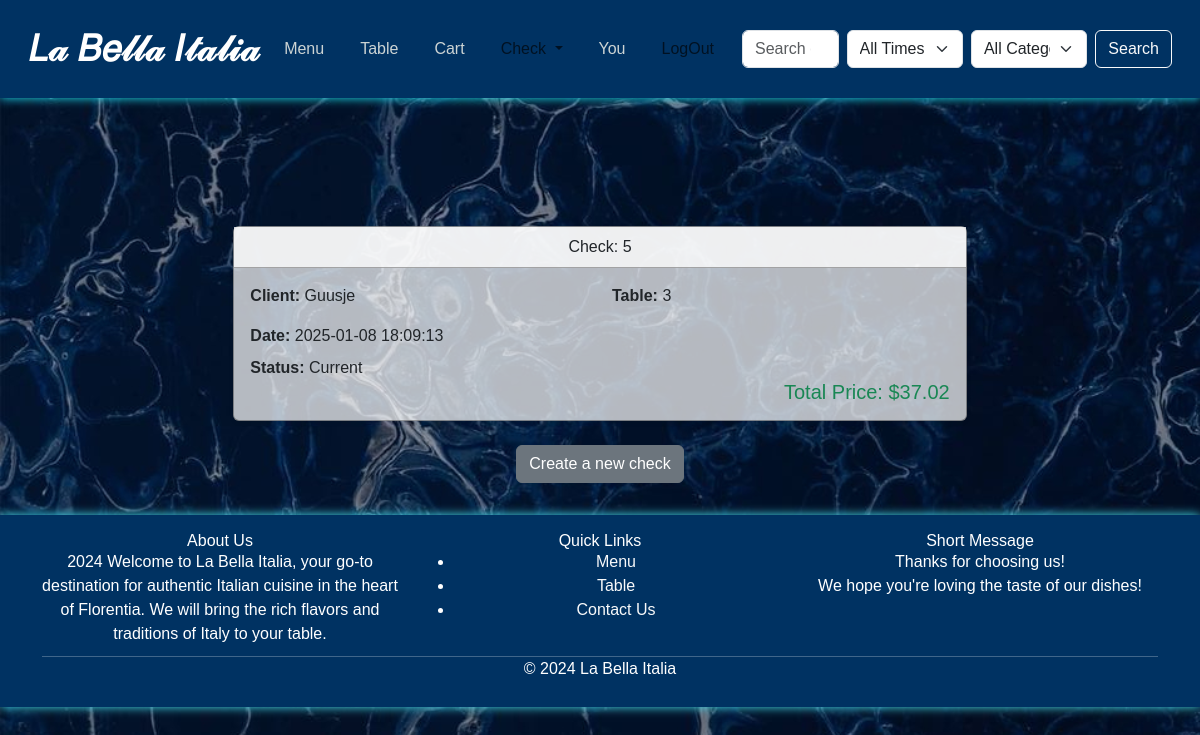
The page /checks/current/ (signed in) on the database its author committed.
### project/models.py (models this page shows, shortened)
class Check(models.Model):
    STATUS = [
        ("Paid", "Paid"),
        ("Want to pay", "Want to pay"),
        ("Current", "Current")
    ]
    id_client = models.ForeignKey(User, on_delete=models.CASCADE)
    id_table = models.ForeignKey('Table', on_delete=models.CASCADE)
    date = models.DateTimeField(auto_now_add=True, editable=True)
    status = models.CharField(max_length=20, choices=STATUS, default="Current")
    def calculate_price(self):
        if not self.id_client or not self.id_table:
            return 0.00
        total = 0
        btw = 21
        all_orders = self.orders.all()
        print(f'All orders related to check ID {self.id}: {[order.id for order in all_orders]}')
        print(f'Calculating price for check ID: {self.id}.')
        for order in all_orders:
            print(f'Processing Order ID: {order.id}, Number: {order.number}')
            for dish in order.id_dishes.all():
                print(f'Found Dish: {dish.name} in Order ID: {order.id}')
                latest_price = DishPrice.objects.filter(dish=dish, date__lte=self.date).order_by('-date').first()
                if latest_price:
                    dish_total = latest_price.price * order.number
                    total += dish_total
                    print(f'Dish: {dish.name}, Price: {latest_price.price:.2f}, Quantity: {order.number}, Total: {dish_total:.2f}')
                else:
                    print(f'No price found for Dish: {dish.name}')
        latest_table_price = TablePrice.objects.filter(table=self.id_table, date__lte=self.date).order_by('-date').first()
        if latest_table_price:
            total += latest_table_price.price
        discount = CartOfPrivileges.objects.filter(id_client=self.id_client).first()
        if discount:
            discount_percentage = int(discount.discount)
            total *= Decimal(1 - (discount_percentage / 100))
        if btw:
            print("btw")
            total = total * Decimal(1 + btw / 100)
        return total

class Table(models.Model):
    ZONE = [
        ("Indoors", "indoors"),
        ("Outdoors", "outdoors")
    ]
    SORT = [
        ("VIP", "vip"),
        ("General", "general"),
        ("Appointment", "appointment")
    ]
    name = models.CharField(max_length=255)
    number_of_people = models.IntegerField()
    zone = models.CharField(max_length=10, choices=ZONE)
    sort = models.CharField(max_length=20, choices=SORT)
    image = models.ImageField(upload_to="table_img/", blank=True, null=True)

class Order(models.Model):
    id_client = models.ForeignKey(User, on_delete=models.CASCADE)
    id_dishes = models.ManyToManyField(Dish, blank=True)
    id_check = models.ForeignKey(Check, on_delete=models.CASCADE, blank=True, null=True, related_name="orders")
    number = models.IntegerField()
    date = models.DateTimeField(auto_now_add=True)

class Dish(models.Model):
    SORTDT = [
        ("Breakfast", "breakfast"),
        ("Lunch", "lunch"),
        ("Dinner", "dinner")
    ]
    SORT = [
        ("Appetizers", "appetizers"),
        ("Main Courses", "main"),
        ("Side Dishes", "side"),
        ("Desserts", "desserts"),
        ("Beverages", "beverages"),
        ("Soups", "soups"),
        ("Salads", "salads")
    ]
    name = models.CharField(max_length=255)
    ingredients = models.TextField()
    gram = models.CharField(max_length=255)
    sort_daytime = models.CharField(max_length=15, choices=SORTDT, blank=True, null=True)
    sort = models.CharField(max_length=50, choices=SORT)
    allergies = models.ManyToManyField(Allergies)
    image = models.ImageField(upload_to='dish_img/', blank=True, null=True)

class DishPrice(models.Model):
    dish = models.ForeignKey(Dish, on_delete=models.CASCADE)
    price = models.DecimalField(max_digits=10, decimal_places=2)
    date = models.DateTimeField(auto_now_add=False)

class TablePrice(models.Model):
    table = models.ForeignKey(Table, on_delete=models.CASCADE)
    price = models.DecimalField(max_digits=10, decimal_places=2)
    date = models.DateTimeField(auto_now_add=False)
    text = models.TextField(blank=True)

class CartOfPrivileges(models.Model):
    DISCOUNT = [
        ('10', '10'),
        ('15', '15'),
        ('30', '30'),
    ]
    id_client = models.ForeignKey(User, on_delete=models.CASCADE)
    discount = models.CharField(max_length=2, choices=DISCOUNT, default='10')  # Default to 10% discount
    startdate = models.DateField(auto_now=True)
    enddate = models.DateField(auto_now=False, auto_now_add=False, blank=True, null=True)
    qr_code = models.ImageField(upload_to='qr_codes/', blank=True)

### project/views.py (the view)
# urls.py: path('checks/current/', CheckCurrentListView.as_view(), name='check-current'),
class CheckCurrentListView(ListView):
    model = Check
    template_name = "check/check_list.html"
    context_object_name = "checks"
    def get_queryset(self):
        return self.request.user.check_set.filter(
            Q(status='Current')
        )

### templates/check/check_list.html (shortened to what this page needs)
{% extends 'base.html' %}
{% load custom_filters %}
{% load static %}
{% block content %}
    <div class="container mt-5">
        {% if user.is_authenticated %}
        <div class='row text-left poll-container'>
            {% include "check/list.html" %}
        </div>
            <div class="container">
                <div class="d-flex justify-content-center">
                    <a href="{% url 'check-create' %}" class="btn btn-secondary">Create a new check</a>
                </div>
            </div>
        {% endif %}
    </div>
{% endblock %}

### templates/check/list.html (shortened to what this page needs)
{% load static %}
{% load custom_filters %}
<div class="container mt-5">
    {% for check in checks %}
    <div class="row justify-content-center">
        <div class="col-md-8">
            <a href="{% url 'check-detail' check.id %}" style="text-decoration: none;">
                <div class="card shadow-sm mb-4">
                    <div class="card-header bg-white text-center">
                        <p>Check: {{ check.id }}</p>
                    </div>
                    <div class="card-body">
                        <div class="row mb-3">
                            <div class="col-md-6">
                                <p><strong>Client:</strong> {{ check.id_client.username }}</p>
                            </div>
                            <div class="col-md-6">
                                <p><strong>Table:</strong> {{ check.id_table.name }}</p>
                            </div>
                        </div>
                        <div class="row mt-3">
                            <div class="col-md-12">
                                <p><strong>Date:</strong> {{ check.date|date:"Y-m-d H:i:s" }}</p>
                            </div>
                        </div>
                        <div class="row mt-2">
                            <div class="col-md-12">
                                <p><strong>Status:</strong> {{ check.get_status_display }}</p>
                            </div>
                        </div>
                        <h5 class="text-end text-success">Total Price: ${{ check.calculate_price|floatformat:2 }}</h5>
                    </div>
                </div>
            </a>
        </div>
    </div>
    {% endfor %}
</div>

### rows shown on the page
Check: id "5", id_client.username "Guusje", id_table.name "3", date "2025-01-08 18:09:13", status "Current", calculate_price "37.02"
